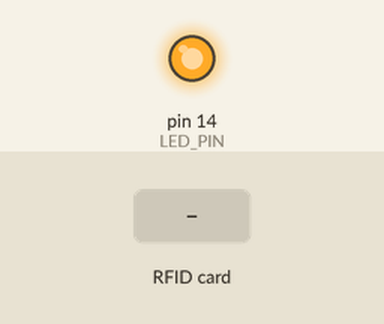
A sketch run on a simulated Arduino Uno, built with avr-gcc and run on an emulated ATmega328P. Shown: output pins drawn as LEDs (lit = HIGH). Inputs (shaded band) come from the test bench. Pins used as bus, display or sensor lines are not drawn; what the sketch prints to the serial monitor is not drawn.

Above: at 1.2 s.
1.3 s: RFID card 5E 7A 19 C4 held to the reader
Timing chart, 0 to 4.3 s (numbered marks = the images above; inputs shaded):
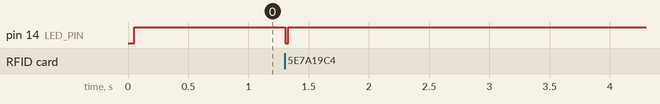

The sketch:

sketch.ino
```cpp
#include <MFRC522.h>
#include <SPI.h>

#define RST_PIN  9    //Pin 9 para el reset del RC522
#define SS_PIN  10   //Pin 10 para el SS (SDA) del RC522
#define LED_PIN 14
MFRC522 mfrc522(SS_PIN, RST_PIN); //Creamos el objeto para el RC522

void setup() {
  // put your setup code here, to run once:
  Serial.begin(115200); // Iniciamos la comunicación  serial
  SPI.begin();          // Iniciamos el Bus SPI
  mfrc522.PCD_Init();   // Iniciamos  el MFRC522
  pinMode(LED_PIN, OUTPUT);
  digitalWrite(LED_PIN,HIGH);
  Serial.println("Lectura del UID");
}

void loop() {
  // put your main code here, to run repeatedly:

  if (mfrc522.PICC_IsNewCardPresent()) {
    //Seleccionamos una tarjeta
    digitalWrite(LED_PIN,LOW);
    if (mfrc522.PICC_ReadCardSerial()) {
      // Enviamos serialemente su UID
      //Serial.print("Card UID:");
      for (byte i = 0; i < mfrc522.uid.size; i++) {
        Serial.print(mfrc522.uid.uidByte[i] < 0x10 ? " 0" : " ");
        Serial.print(mfrc522.uid.uidByte[i], HEX);
      }
      Serial.println();
      // Terminamos la lectura de la tarjeta  actual
      mfrc522.PICC_HaltA();
    }
  } else digitalWrite(LED_PIN,HIGH);
}
```

Measured:
- after the input at 1.3 s, pin 14 (LED_PIN): HIGH → LOW at once, → HIGH 0.03 s later
